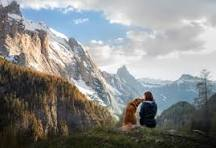
#> input picture image_lab.jpg, 216 x 148 px
$ python Lab_2.py
#> lines starting #> are read from the running program, lines starting #| are printed output that depends on the picture
import os
import cv2
import numpy as np

# ---------------- LOAD IMAGE ----------------
script_dir = os.path.dirname(os.path.abspath(__file__))
image_path = os.path.join(script_dir, 'image_lab.jpg')
image = cv2.imread(image_path)
#> image is the input picture: shape (148, 216, 3); mean B, G, R 136.1, 137.3, 135.8

print(f"Loading image from: {image_path}")
if image is None:
    print("❌ Image not found! Check file name/path")
    exit(1)

def show_image(title, img):
    cv2.namedWindow(title, cv2.WINDOW_NORMAL)
    cv2.imshow(title, img)
    cv2.waitKey(1)
    print(f"Showing '{title}'. Press any key in that window to continue.")
    cv2.waitKey(0)
    cv2.destroyWindow(title)

# ---------------- ORIGINAL IMAGE ----------------
show_image('Original Image', image)

# ---------------- GRAYSCALE ----------------
gray = cv2.cvtColor(image, cv2.COLOR_BGR2GRAY)
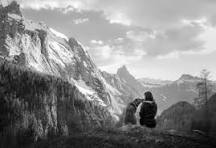
#> gray: shape (148, 216); min 0, max 255, mean 136.7
show_image('Grayscale Image', gray)

# ---------------- NUMPY ARRAY ----------------
data = np.asarray(image)
print("\nShape:", data.shape)
#| Shape: (148, 216, 3)
print("\nPixel Data:\n", data)
#> (printed output is left out)

# ---------------- ROTATION ----------------
rotated = cv2.rotate(image, cv2.ROTATE_180)
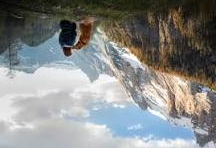
#> rotated: shape (148, 216, 3); mean B, G, R 136.1, 137.3, 135.8
show_image('Rotated Image (180°)', rotated)

# ---------------- SAVE OUTPUTS ----------------
gray_path = os.path.join(script_dir, 'image_lab_gray.jpg')
rotated_path = os.path.join(script_dir, 'image_lab_rotated.jpg')
cv2.imwrite(gray_path, gray)
cv2.imwrite(rotated_path, rotated)
print(f"Saved grayscale image to: {gray_path}")
print(f"Saved rotated image to: {rotated_path}")
print("✔ All images displayed successfully")
